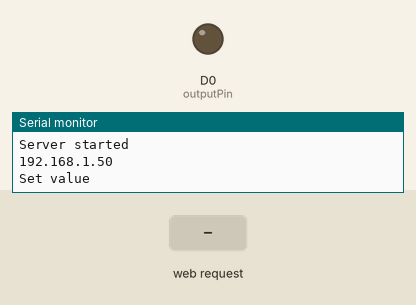
Simulated run of this program. Board: ESP8266 (Wemos D1 mini). On the bench: output pins drawn as LEDs (lit = HIGH), the last lines printed to the serial monitor. Inputs (shaded band) come from the test bench. WiFi joins after 1.5 s; servers stay silent unless stated.

Above: at 2.7 s.
2.8 s: HTTP request GET /?POWER=1 received
At 3.6 s:
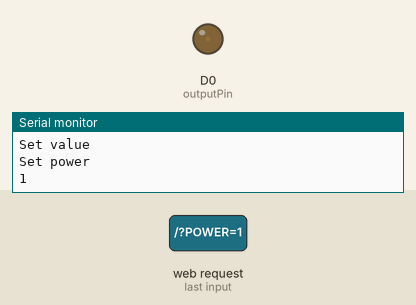
4.3 s: HTTP request GET /?POWER=120 received
At 5.0 s:
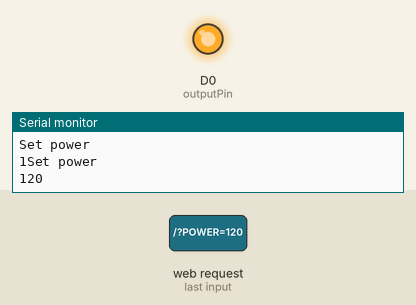
Timing chart, 0 to 7.3 s (numbered marks = the images above; inputs shaded):
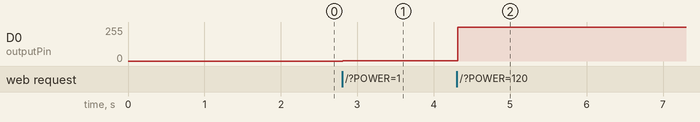

The program:

main.cpp
```cpp
#include "Arduino.h"

/**************
 *  RobotDyn
 *  Dimmer Library
 *  **************
 *  Updated By Cyril Poisssonnier 2019
 *
 * The following sketch is meant to define the dimming value through the serial port of the controller,
 * using USE_SERIAL.begin
 *    void printSpace() function is used for adding of space after functional data
 *    void loop()  serial port evaluator, used to register and define values in dimmer.setPower(outVal);
 *
 *
 *  ---------------------- OUTPUT & INPUT Pin table ---------------------
 *  +---------------+-------------------------+-------------------------+
 *  |   Board       | INPUT Pin               | OUTPUT Pin              |
 *  |               | Zero-Cross              |                         |
 *  +---------------+-------------------------+-------------------------+
 *  | Lenardo       | D7 (NOT CHANGABLE)      | D0-D6, D8-D13           |
 *  +---------------+-------------------------+-------------------------+
 *  | Mega          | D2 (NOT CHANGABLE)      | D0-D1, D3-D70           |
 *  +---------------+-------------------------+-------------------------+
 *  | Uno           | D2 (NOT CHANGABLE)      | D0-D1, D3-D20           |
 *  +---------------+-------------------------+-------------------------+
 *  | ESP8266       | D1(IO5),    D2(IO4),    | D0(IO16),   D1(IO5),    |
 *  |               | D5(IO14),   D6(IO12),   | D2(IO4),    D5(IO14),   |
 *  |               | D7(IO13),   D8(IO15),   | D6(IO12),   D7(IO13),   |
 *  |               |                         | D8(IO15)                |
 *  +---------------+-------------------------+-------------------------+
 *  | ESP32         | 4(GPI36),   6(GPI34),   | 8(GPO32),   9(GP033),   |
 *  |               | 5(GPI39),   7(GPI35),   | 10(GPIO25), 11(GPIO26), |
 *  |               | 8(GPO32),   9(GP033),   | 12(GPIO27), 13(GPIO14), |
 *  |               | 10(GPI025), 11(GPIO26), | 14(GPIO12), 16(GPIO13), |
 *  |               | 12(GPIO27), 13(GPIO14), | 23(GPIO15), 24(GPIO2),  |
 *  |               | 14(GPIO12), 16(GPIO13), | 25(GPIO0),  26(GPIO4),  |
 *  |               | 21(GPIO7),  23(GPIO15), | 27(GPIO16), 28(GPIO17), |
 *  |               | 24(GPIO2),  25(GPIO0),  | 29(GPIO5),  30(GPIO18), |
 *  |               | 26(GPIO4),  27(GPIO16), | 31(GPIO19), 33(GPIO21), |
 *  |               | 28(GPIO17), 29(GPIO5),  | 34(GPIO3),  35(GPIO1),  |
 *  |               | 30(GPIO18), 31(GPIO19), | 36(GPIO22), 37(GPIO23), |
 *  |               | 33(GPIO21), 35(GPIO1),  |                         |
 *  |               | 36(GPIO22), 37(GPIO23), |                         |
 *  +---------------+-------------------------+-------------------------+
 *  | Arduino M0    | D7 (NOT CHANGABLE)      | D0-D6, D8-D13           |
 *  | Arduino Zero  |                         |                         |
 *  +---------------+-------------------------+-------------------------+
 *  | Arduino Due   | D0-D53                  | D0-D53                  |
 *  +---------------+-------------------------+-------------------------+
 *  | STM32         | PA0-PA15,PB0-PB15       | PA0-PA15,PB0-PB15       |
 *  | Black Pill    | PC13-PC15               | PC13-PC15               |
 *  | BluePill      |                         |                         |
 *  | Etc...        |                         |                         |
 *  +---------------+-------------------------+-------------------------+
 *
 *
 *  Work for dimmer on Domoticz or Web command :
 *  http://URL/?POWER=XX
 *  0 -> 99
 *  more than 99 = 99
 *
 *
 *  Update 2019 04 28
 *  correct issue full power for many seconds at start
 */


#include <RBDdimmer.h>//
#include <ESP8266WiFi.h>
#include <ESP8266WebServer.h>
#include <WiFiManager.h>  /// librairy : >> search  'wifimanager'  by tzapu

/***************************
 * Begin Settings
 **************************/

// WIFI
// At first launch, create wifi network 'dimmer'  ( pwd : dimmer )

/// Webserver init
ESP8266WebServer server ( 80 );

int puissance = 0 ;

//#define USE_SERIAL  SerialUSB //Serial for boards whith USB serial port
#define USE_SERIAL  Serial
#define outputPin  D0
#define zerocross  D1 // for boards with CHANGEBLE input pins

/***************************
 * End Settings
 **************************/


///// init Dimmer

dimmerLamp dimmer(outputPin, zerocross); //initialase port for dimmer for ESP8266, ESP32, Arduino due boards
//dimmerLamp dimmer(outputPin); //initialase port for dimmer for MEGA, Leonardo, UNO, Arduino M0, Arduino Zero

int outVal = 0;

///

String getPage(){
  String page = "<html lang=fr-FR><head>";
  page += "<title>ESP8266 Dimmer </title>";
  page += "<style> body { background-color: #fffff; font-family: Arial, Helvetica, Sans-Serif; Color: #000088; }</style>";
  page += "</head><body><h1>ESP8266 Dimmer</h1>";
  page += "<h3>Use : URL?POWER=% </h3>";
  page += "<ul><li>puissance : ";
  page += puissance;
  page += " %</li></ul>";
  page += "</body></html>";
  return page;
}


void handleSubmit() {
  // Actualise le GPIO / Update GPIO
  String PowerValue;
  int ReturnPower;
  PowerValue = server.arg("POWER");
  ReturnPower = PowerValue.toInt();
  dimmer.setPower(ReturnPower);
  Serial.println("Set power "); Serial.print(PowerValue);
  server.send ( 200, "text/html", getPage() );

    }

void handleRoot(){
  if ( server.hasArg("POWER") ) {
   handleSubmit();

  } else {
    server.send ( 200, "text/html", getPage() );
  }
}

void setup() {
  USE_SERIAL.begin(115200);

  /// Correction issue full power at start
  pinMode(outputPin, OUTPUT);
  digitalWrite(outputPin, LOW);


  dimmer.begin(NORMAL_MODE, ON); //dimmer initialisation: name.begin(MODE, STATE)
  dimmer.setPower(outVal);

  USE_SERIAL.println("Dimmer Program is starting...");

  /// wifi

  WiFiManager wifiManager;
  wifiManager.autoConnect("dimmer", "dimmer");


 // connexion OK, we start web server // Start the server

  server.on ( "/", handleRoot );

  server.begin();
  Serial.println("Server started");
  Serial.println(WiFi.localIP());

  USE_SERIAL.println("Set value");

}

void printSpace(int val)
{
  if ((val / 100) == 0) USE_SERIAL.print(" ");
  if ((val / 10) == 0) USE_SERIAL.print(" ");
}

void loop() {
  int preVal = outVal;

  if (USE_SERIAL.available())
  {
    int buf = USE_SERIAL.parseInt();
    if (buf != 0) outVal = buf;
    delay(200);
  }
  // dimmer.setPower(outVal); // setPower(0-100%);

  if (preVal != outVal)
  {
    USE_SERIAL.print("lampValue -> ");
    //printSpace(dimmer.getPower());
    USE_SERIAL.print(dimmer.getPower());
    USE_SERIAL.println("%");

  }
  delay(50);

server.handleClient();

puissance = dimmer.getPower();

}
```

Measured:
- after the input at 2.8 s, D0 (outputPin): 0/255 → 2/255 at once
- after the input at 4.3 s, D0 (outputPin): 2/255 → 255/255 at once
